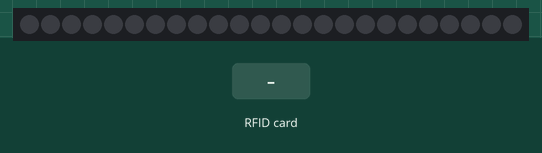
Simulated run of this sketch. Board: Arduino Uno, built with avr-gcc and run on an emulated ATmega328P. On the bench: 24 RGB LEDs in strip order, left to right. The inputs (shaded band) are chosen by the test bench. Dim RGB values are drawn brighter than linear; what the sketch prints to the serial monitor is not drawn.

Above: at 1.2 s.
1.3 s: RFID card CD 5A 51 7B held to the reader
At 2.4 s:
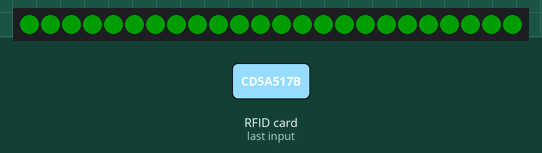
4.0 s: RFID card 56 0C 93 4C held to the reader
At 5.1 s:
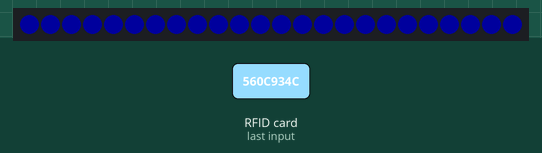
6.7 s: RFID card A9 C9 A6 99 held to the reader
At 8.2 s:
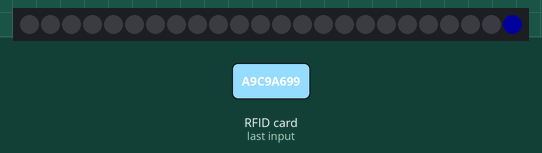
Timing chart, 0 to 9.7 s (numbered marks = the images above; inputs shaded):
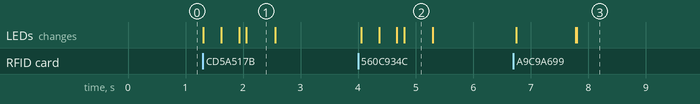

Measured:
- after the input at 1.3 s, the LEDs: first change at once (image 1 shows a later state)
- after the input at 4.0 s, the LEDs: first change after 0.05 s (image 2 shows a later state)
- after the input at 6.7 s, the LEDs: change after 0.05 s (image 3)
- what the display in image 1 shows lasts 0.5 s, from 2.1 s to 2.6 s

The sketch:

hovedprogram.ino
```cpp
/*
Dette er et hovedprogram som skal la en bruker scanne en brukerbrikke og
deretter et oppgavekort for å få poeng. Poengene vises på en adafruit 24-led
neopixel-ring og krever også en rfid-leser.

Programmets hovedfunksjon.
To brukere konkurrerer om å få flest poeng. Man får poeng ved å utføre
oppgaver. Kortene som hrer til løsningen inneholder oppgaver.
En bruker gjør en oppgave. For å få poeng for oppgaven scanner brukeren sin
brukerbrikke og lysringen lyser brukerens farge. Deretter scanner man
oppgavekortet man har utført for å få poeng. Forskjellige oppgaver har
forskjellig antall poeng. Første spiller til å lyse opp halve sirkelen vinner.

*/


/*
Oppsett på arduinoen:
LED
Port 6 - Data-In

RFID
Port 9 - RST
Port 10 - NSS
Port 11 - MOSI
Port 12 - MISO
Port 13 - SCK

Husk GND og strøm på begge.
*/


//RFID-setup
#include <SPI.h>
#include <MFRC522.h>

#define SS_PIN 10
#define RST_PIN 9
MFRC522 mfrc522(SS_PIN, RST_PIN);   // Dette er RFID-leseren vår.


// LED-setup
#include <Adafruit_NeoPixel.h>
#ifdef __AVR__
  #include <avr/power.h>
#endif
#define PIN        6
#define NUMPIXELS 24
// BRIGHTNESS kan endres for svakere eller sterkere lys.
#define BRIGHTNESS 50

// Dette er LED-ring-objektet vårt og brukes til å styre den.
Adafruit_NeoPixel pixels(NUMPIXELS, PIN, NEO_GRB + NEO_KHZ800);

// Dette er tidverdien som brukes for å få LED-ringen til å lyse i ring. Denne kan endres.
#define DELAYVAL 30

// Brukere og oppgavekort
// Har man flere eller færre brukere eller poengkort kan man legge det til her.
String bruker1 = "CD 5A 51 7B"; // GRØNN BRUKER
String bruker2 = "56 0C 93 4C"; // RØD BRUKER
String poengKort1 = "A9 C9 A6 99";
String poengKort2 = "92 C9 4E 07";

// Her tar vi vare på brukernes poeng.
int poengBruker1 = 0;
int poengBruker2 = 0;

// Denne strengen hjelper oss å sjekke hvilken bruker som skal få poeng.
String brukerNaa = "";

/*
// Dette kan brukes til å utvide prototypen til å ta ibruk et lykkehjul for å velge oppgaver for bruker. Foreløpig inaktive på den fysiske prototypen.
// Denne er til bryter.
#define switchPin 2
// Denne er til servo.
#define motorPin 3
*/

// Her starter vi å sette opp alle delene våre.
void setup() {
  // For å teste RFID starter vi serial monitor.
  Serial.begin(9600);

  // Disse hører til RFID-leseren.
  SPI.begin();
  mfrc522.PCD_Init();

  // LED - Nullstilles. Eventuelt lys skrus av og lysstyrken settes
  pixels.begin();
  pixels.show();
  pixels.setBrightness(BRIGHTNESS);
}

// Her er hovedprogrammet vårt.
void loop() {
  // status kjøres først og viser poengsummen til begge brukere. Dette gjør at
  // dette vises så langt ingen har scannet noe.
  status();

  // Her ser vi etter kort eller brikker som scannes.
  if ( ! mfrc522.PICC_IsNewCardPresent())
  {
    return;
  }
  // Velger kort.
  if ( ! mfrc522.PICC_ReadCardSerial())
  {
    return;
  }
  // Viser det i serial monitor for å gjøre testing og feilsøking enklere.
  Serial.print("UID tag :");
  String content= "";
  byte letter;
  for (byte i = 0; i < mfrc522.uid.size; i++)
  {
     Serial.print(mfrc522.uid.uidByte[i] < 0x10 ? " 0" : " ");
     Serial.print(mfrc522.uid.uidByte[i], HEX);
     content.concat(String(mfrc522.uid.uidByte[i] < 0x10 ? " 0" : " "));
     content.concat(String(mfrc522.uid.uidByte[i], HEX));
  }
  Serial.println();
  Serial.print("Message : ");
  content.toUpperCase();


// Dette kjøres hvis man finner et av kortene:

// Dette er et 1-poengers kort.
  if (content.substring(1) == poengKort1) {
    giPoeng(1);
    // Ved å resette brukerNaa slipper man å feilregistrere oppgaver flere ganger.
    brukerNaa = "";
  }

// Dette er et 2-poengers kort.
  else if (content.substring(1) == poengKort2) {
    giPoeng(2);
    brukerNaa = "";
  }

 else if (content.substring(1) == bruker1) {
  /* gronnFyll brukes for å fylle hele ringen. Man kan også bruke brukerA() for
  halve ringen. */
  gronnFyll();
  delay(500);
  tomLED();
  }

  else if (content.substring(1) == bruker2) {
  blaaFyll();
  delay(500);
  tomLED();
  }


  // Dette er en implementasjon som kan gjøres etter videre brukertesting. Det involverer et lykkehjul med oppgaver som hjelper brukere å få tildelt oppgaver. Dette har vi ikke fåt implementert ettersom vi sitter hver for oss.
  // switchState = digitalRead(switchPin);

  // if (switchState == LOW){
  //   digitalWrite(motorPin, HIGH);
  // } else {
  //   digitalWrite(motorPin, LOW);
  // }
}


// HER KOMMER METODENE


// Denne skrur LED-ene av.
void tomLED() {
  pixels.clear();
  pixels.show();
}

// Denne markerer hvilken bruker som er valgt.
// GRØNN
void brukerA() {
  pixels.clear();
  brukerNaa = bruker1;
  for(int i=0; i<(NUMPIXELS/2); i++) {
    pixels.setPixelColor(i, pixels.Color(0, 150, 0));
    pixels.show();
    delay(DELAYVAL);
  }
}

// Denne markerer hvilken bruker som er valgt.
// BLÅ
void brukerB() {
  pixels.clear();
  brukerNaa = bruker2;
  for(int i=24; i>=(NUMPIXELS/2); i--) {
    pixels.setPixelColor(i, pixels.Color(0, 0, 150));
    pixels.show();
    delay(DELAYVAL);
  }
}

// Denne farger alle LED-ene 1 og 1 til fargen grønn.
void gronnFyll() {
  pixels.clear();
  brukerNaa = bruker1;
  for(int i=0; i<NUMPIXELS; i++) {
    pixels.setPixelColor(i, pixels.Color(0, 150, 0));
    pixels.show();
    delay(DELAYVAL);
  }
}

// Denne farger alle LED-ene 1 og 1 til fargen blå.
void blaaFyll() {
  pixels.clear();
  brukerNaa = bruker2;
  for (int i = NUMPIXELS; i >= 0; i--) {
    pixels.setPixelColor(i, pixels.Color(0, 0, 150));
    pixels.show();
    delay(DELAYVAL);
  }
}

// Denne viser antall poeng en bruker har
void poengTeller1() {
  pixels.clear();
  for(int i=0; i<poengBruker1 && i < 12; i++) {
    pixels.setPixelColor(i, pixels.Color(0, 150, 0));
    pixels.show();
    delay(DELAYVAL);
  }
}

// Denne viser antall poeng en bruker har
void poengTeller2() {
    pixels.clear();
    for(int i = 24; i >= 24-poengBruker2 && i >= 12; i--) {
      pixels.setPixelColor(i, pixels.Color(0, 0, 150));
      pixels.show();
      delay(DELAYVAL);
  }
}

// Denne viser brukernes poengsum opp mot hverandre. Den lyser opp antall poeng hver bruker har.
void status() {
  for(int i=0; i<poengBruker1 && i <= 12; i++) {
    pixels.setPixelColor(i, pixels.Color(0, 150, 0));
    pixels.show();
    delay(DELAYVAL/2);
  }
  for(int i = 24; i > 24-poengBruker2-1 && i >= 12; i--) {
    pixels.setPixelColor(i, pixels.Color(0, 0, 150));
    pixels.show();
    delay(DELAYVAL/2);
  }

}

/* Denne gir poeng til den valgte brukeren utifra hvor mye poeng den får inn
som parameter. Den har en maks på 12 poeng på grunn av antall pixler på
LED-ringen.
*/
void giPoeng (int antPoeng) {
    if (brukerNaa == bruker1) {
      if (poengBruker1 < 12) {
          poengBruker1 = poengBruker1 + antPoeng;
      }
      poengTeller1();
      delay(1000);
      tomLED();
    }

    else if (brukerNaa == bruker2) {
      if (poengBruker2 <= 12) {
          poengBruker2 = poengBruker2 + antPoeng;
      }
      poengTeller2();
      delay(1000);
      tomLED();
    }
}
```
